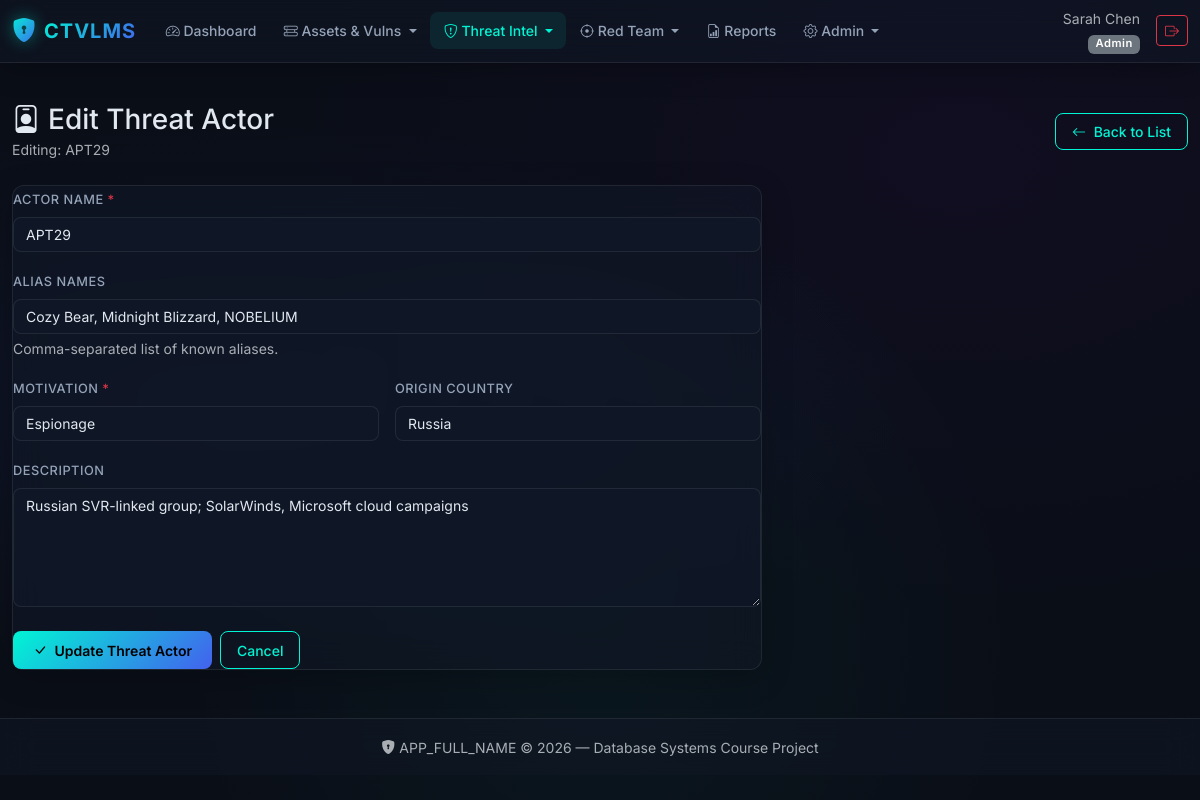
Page /?page=threat_actors/form&id=1 (signed in) on the committed database.
### tables this page shows
CREATE TABLE threat_actors (
    actorID INT AUTO_INCREMENT PRIMARY KEY,
    actorName VARCHAR(150) NOT NULL,            
    aliasNames VARCHAR(255),
    motivation ENUM('Financial','Espionage','Hacktivism','Disruption','Unknown') DEFAULT 'Unknown',
    originCountry VARCHAR(100),
    description TEXT
);

### index.php (called while the page is built, shortened)
<?php
require_once __DIR__ . '/includes/helpers.php';
$page = $_GET['page'] ?? 'dashboard';
$page = preg_replace('/[^a-zA-Z0-9_\/]/', '', $page);
$routes = [
    'dashboard'            => 'pages/dashboard.php',
    'reports'              => 'pages/reports.php',
    'users/list'           => 'pages/users/list.php',
    'users/form'           => 'pages/users/form.php',
    'assets/list'          => 'pages/assets/list.php',
    'assets/form'          => 'pages/assets/form.php',
    'vulnerabilities/list' => 'pages/vulnerabilities/list.php',
    'vulnerabilities/form' => 'pages/vulnerabilities/form.php',
    'exposures/list'       => 'pages/exposures/list.php',
    'asset_vulns/list'     => 'pages/asset_vulns/list.php',
    'asset_vulns/form'     => 'pages/asset_vulns/form.php',
    'threat_actors/list'   => 'pages/threat_actors/list.php',
    'threat_actors/form'   => 'pages/threat_actors/form.php',
    'iocs/list'            => 'pages/iocs/list.php',
    'iocs/form'            => 'pages/iocs/form.php',
    'incidents/list'       => 'pages/incidents/list.php',
    'incidents/form'       => 'pages/incidents/form.php',
    'engagements/list'     => 'pages/engagements/list.php',
    'engagements/form'     => 'pages/engagements/form.php',
    'findings/list'        => 'pages/findings/list.php',
    'findings/form'        => 'pages/findings/form.php',
    'remediations/list'    => 'pages/remediations/list.php',
    'remediations/form'    => 'pages/remediations/form.php',
    'audit_log/list'       => 'pages/audit_log/list.php',
];
require __DIR__ . '/' . $routes[$page];

### pages/threat_actors/form.php (the view, shortened to what this page needs)
<?php
$db = getDB();
$id = isset($_GET['id']) ? (int)$_GET['id'] : 0;
$isEdit = $id > 0;
$pageTitle = $isEdit ? 'Edit Threat Actor' : 'New Threat Actor';
$record = null;
if ($isEdit) {
    $stmt = $db->prepare('SELECT * FROM threat_actors WHERE actorID = :id');
    $stmt->execute([':id' => $id]);
    $record = $stmt->fetch();
}
$motivations = ['Financial', 'Espionage', 'Hacktivism', 'Disruption', 'Unknown'];
$f = [
    'actorName'     => $_POST['actorName']     ?? ($record['actorName'] ?? ''),
    'aliasNames'    => $_POST['aliasNames']    ?? ($record['aliasNames'] ?? ''),
    'motivation'    => $_POST['motivation']    ?? ($record['motivation'] ?? 'Unknown'),
    'originCountry' => $_POST['originCountry'] ?? ($record['originCountry'] ?? ''),
    'description'   => $_POST['description']   ?? ($record['description'] ?? ''),
];
require __DIR__ . '/../../includes/header.php';
?>
<div class="page-header">
    <div>
        <h1 class="h3 mb-0">
            <i class="bi bi-person-badge me-2"></i><?= e($pageTitle) ?>
        </h1>
        <small class="text-muted">
            <?= $isEdit ? 'Editing: ' . e($record['actorName']) : 'Register a new threat actor' ?>
        </small>
    </div>
    <a href="?page=threat_actors/list" class="btn btn-cyber-outline">
        <i class="bi bi-arrow-left me-1"></i> Back to List
    </a>
</div>
<div class="glass-card fade-in-up" style="max-width:750px;">
    <form method="POST" action="?page=threat_actors/form<?= $isEdit ? '&id=' . $id : '' ?>">
        <div class="mb-3">
            <label for="actorName" class="form-label">Actor Name <span class="text-danger">*</span></label>
            <input type="text" class="form-control" id="actorName" name="actorName"
                   value="<?= e($f['actorName']) ?>" required maxlength="150" placeholder="e.g. APT29, Lazarus Group">
        </div>
        <div class="mb-3">
            <label for="aliasNames" class="form-label">Alias Names</label>
            <input type="text" class="form-control" id="aliasNames" name="aliasNames"
                   value="<?= e($f['aliasNames']) ?>" maxlength="255"
                   placeholder="e.g. Cozy Bear, The Dukes (comma-separated)">
            <div class="form-text">Comma-separated list of known aliases.</div>
        </div>
        <div class="row g-3">
            <div class="col-md-6 mb-3">
                <label for="motivation" class="form-label">Motivation <span class="text-danger">*</span></label>
                <select class="form-select" id="motivation" name="motivation" required>
                    <?php foreach ($motivations as $m): ?>
                    <option value="<?= e($m) ?>" <?= $f['motivation'] === $m ? 'selected' : '' ?>>
                        <?= e($m) ?>
                    </option>
                    <?php endforeach; ?>
                </select>
            </div>
            <div class="col-md-6 mb-3">
                <label for="originCountry" class="form-label">Origin Country</label>
                <input type="text" class="form-control" id="originCountry" name="originCountry"
                       value="<?= e($f['originCountry']) ?>" maxlength="100" placeholder="e.g. Russia, China, Iran">
            </div>
        </div>
        <div class="mb-4">
            <label for="description" class="form-label">Description</label>
            <textarea class="form-control" id="description" name="description" rows="5"
                      placeholder="Background, TTPs, notable campaigns..."><?= e($f['description']) ?></textarea>
        </div>
        <div class="d-flex gap-2">
            <button type="submit" class="btn btn-cyber">
                <i class="bi bi-check-lg me-1"></i> <?= $isEdit ? 'Update Threat Actor' : 'Create Threat Actor' ?>
            </button>
            <a href="?page=threat_actors/list" class="btn btn-cyber-outline">Cancel</a>
        </div>
    </form>
</div>
<?php require __DIR__ . '/../../includes/footer.php'; ?>

### public/css/style.css (style rules this page uses)
:root { --bg-primary: #0a0e17; --bg-secondary: #111827; --bg-card: rgba(17, 24, 39, 0.7); --bg-glass: rgba(17, 24, 39, 0.55); --border-glass: rgba(255, 255, 255, 0.08); --text-primary: #e2e8f0; --text-secondary: #94a3b8; --text-muted: #64748b; --accent-cyan: #00f5d4; --accent-magenta: #f72585; --accent-blue: #4361ee; --accent-purple: #7209b7; --accent-orange: #fb8500; --severity-critical: #ef4444; --severity-high: #f97316; --severity-medium: #eab308; --severity-low: #22c55e; --font-body: 'Inter', system-ui, -apple-system, sans-serif; --font-mono: 'JetBrains Mono', 'Fira Code', monospace; --glass-blur: 16px; --radius: 12px; --radius-sm: 8px; --transition: all 0.3s cubic-bezier(0.4, 0, 0.2, 1); }
html { scroll-behavior: smooth; }
body { font-family: var(--font-body); background: var(--bg-primary); color: var(--text-primary); min-height: 100vh; background-image: radial-gradient(ellipse at 20% 50%, rgba(67, 97, 238, 0.08) 0%, transparent 50%), radial-gradient(ellipse at 80% 20%, rgba(114, 9, 183, 0.06) 0%, transparent 50%), radial-gradient(ellipse at 50% 80%, rgba(0, 245, 212, 0.04) 0%, transparent 50%); }
.glass-card { background: var(--bg-glass); backdrop-filter: blur(var(--glass-blur)); -webkit-backdrop-filter: blur(var(--glass-blur)); border: 1px solid var(--border-glass); border-radius: var(--radius); box-shadow: 0 8px 32px rgba(0, 0, 0, 0.2); transition: var(--transition); }
.badge { font-weight: 600; font-size: 0.7rem; letter-spacing: 0.5px; padding: 0.35em 0.65em; border-radius: 6px; }
.btn-cyber { background: linear-gradient(135deg, var(--accent-cyan), var(--accent-blue)); border: none; color: #000; font-weight: 600; font-size: 0.875rem; padding: 0.5rem 1.25rem; border-radius: var(--radius-sm); transition: var(--transition); text-decoration: none; }
.btn-cyber-outline { background: transparent; border: 1px solid var(--accent-cyan); color: var(--accent-cyan); font-weight: 500; font-size: 0.875rem; padding: 0.45rem 1rem; border-radius: var(--radius-sm); transition: var(--transition); text-decoration: none; }
.form-control, .form-select { background: rgba(17, 24, 39, 0.8) !important; border: 1px solid var(--border-glass) !important; color: var(--text-primary) !important; border-radius: var(--radius-sm); font-size: 0.875rem; transition: var(--transition); }
.form-label { color: var(--text-secondary); font-weight: 500; font-size: 0.8rem; text-transform: uppercase; letter-spacing: 0.5px; }
textarea.form-control { min-height: 100px; }
.page-header { display: flex; align-items: center; justify-content: space-between; flex-wrap: wrap; gap: 1rem; margin-bottom: 1.5rem; }
.fade-in-up { animation: fadeInUp 0.5s ease-out forwards; }

### rows in the picture
threat_actors: actorName "APT29", aliasNames "Cozy Bear, Midnight Blizzard, NOBELIUM", originCountry "Russia", description "Russian SVR-linked group; SolarWinds, Microsoft cloud campaigns"

### other values in the picture
$user['name'] "Sarah Chen"
$map[$role] "Admin"
$pageTitle "Edit Threat Actor"
APP_FULL_NAME "APP_FULL_NAME"
form field motivation "Espionage"
